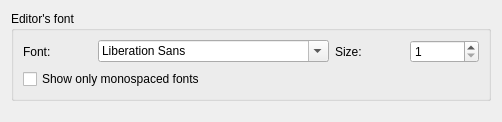
<?xml version="1.0" encoding="UTF-8"?>
<ui version="4.0">
 <class>FontPage</class>
 <widget class="QWidget" name="FontPage">
  <property name="geometry">
   <rect>
    <x>0</x>
    <y>0</y>
    <width>502</width>
    <height>122</height>
   </rect>
  </property>
  <property name="windowTitle">
   <string>Form</string>
  </property>
  <layout class="QVBoxLayout" name="verticalLayout_2">
   <item>
    <widget class="QGroupBox" name="groupBox">
     <property name="title">
      <string>Editor's font</string>
     </property>
     <layout class="QVBoxLayout" name="verticalLayout">
      <item>
       <layout class="QHBoxLayout" name="horizontalLayout">
        <item>
         <widget class="QLabel" name="label">
          <property name="text">
           <string>Font:</string>
          </property>
         </widget>
        </item>
        <item>
         <widget class="QFontComboBox" name="fontComboBox"/>
        </item>
        <item>
         <widget class="QLabel" name="label_2">
          <property name="text">
           <string>Size:</string>
          </property>
         </widget>
        </item>
        <item>
         <widget class="QSpinBox" name="fontSize">
          <property name="minimum">
           <number>1</number>
          </property>
          <property name="maximum">
           <number>66</number>
          </property>
         </widget>
        </item>
       </layout>
      </item>
      <item>
       <widget class="QCheckBox" name="monospacedCheckBox">
        <property name="text">
         <string>Show only monospaced fonts</string>
        </property>
       </widget>
      </item>
     </layout>
    </widget>
   </item>
   <item>
    <spacer name="verticalSpacer">
     <property name="orientation">
      <enum>Qt::Orientation::Vertical</enum>
     </property>
     <property name="sizeHint" stdset="0">
      <size>
       <width>20</width>
       <height>0</height>
      </size>
     </property>
    </spacer>
   </item>
  </layout>
 </widget>
 <resources/>
 <connections/>
</ui>
